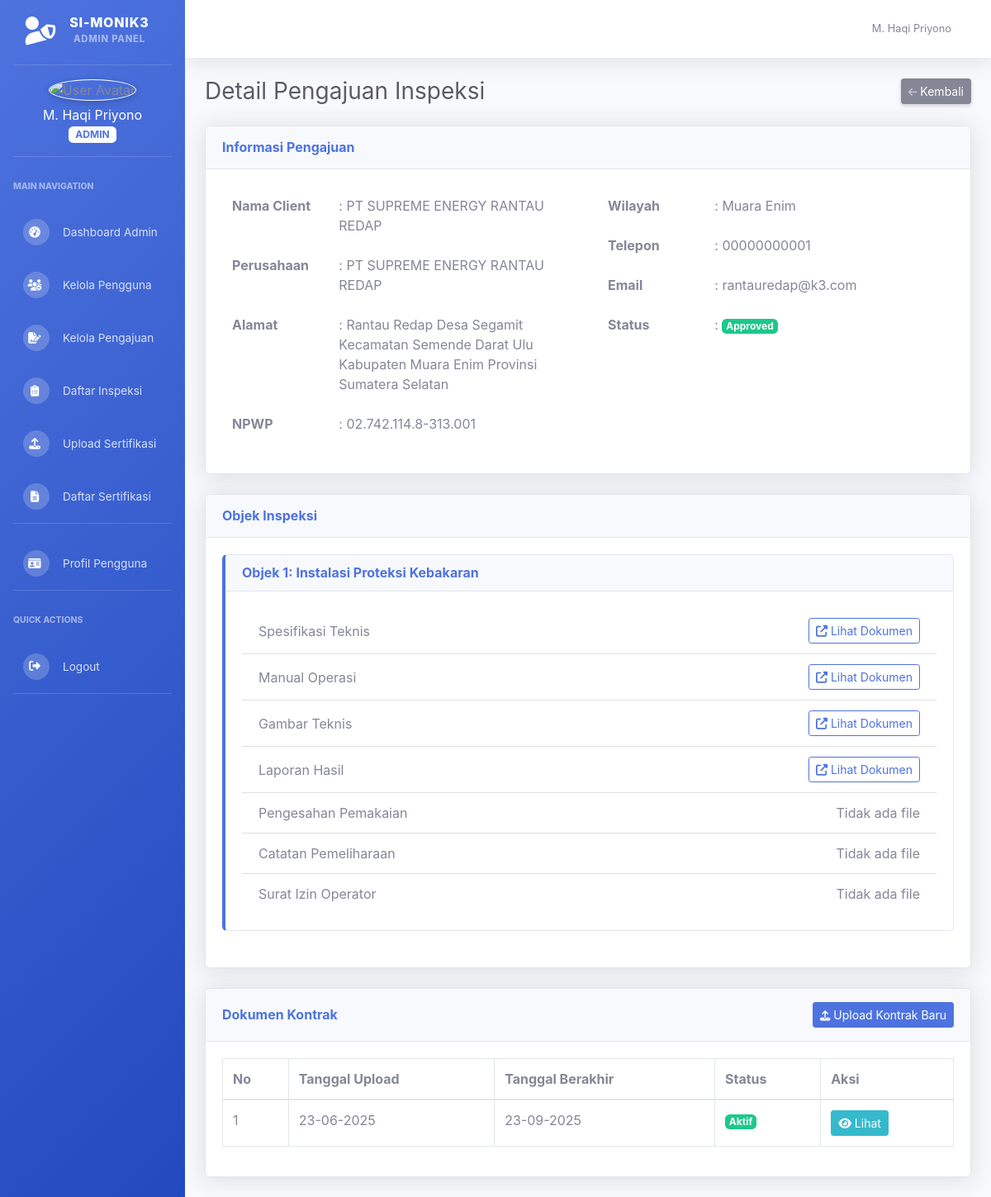
Screenshot of /detail_pengajuan.php?id=12 (signed in) with the database file from the repository.
### tables this page shows
CREATE TABLE `pengajuan` (
  `id_pengajuan` int(11) NOT NULL,
  `id_user` int(11) NOT NULL,
  `nama_client` varchar(100) NOT NULL,
  `nama_perusahaan` varchar(100) NOT NULL,
  `alamat` text NOT NULL,
  `npwp` varchar(20) NOT NULL,
  `kegiatan_tic` varchar(50) NOT NULL,
  `wilayah` varchar(100) NOT NULL,
  `telp` varchar(20) NOT NULL,
  `email` varchar(100) NOT NULL,
  `status` enum('pending','approved','rejected') DEFAULT 'pending',
  `tanggal_pengajuan` timestamp NOT NULL DEFAULT current_timestamp()
);

CREATE TABLE `objek_inspeksi` (
  `id_objek` int(11) NOT NULL,
  `id_pengajuan` int(11) NOT NULL,
  `jenis_objek` varchar(100) NOT NULL,
  `spesifikasi_teknis` varchar(255) DEFAULT NULL,
  `manual_operasi` varchar(255) DEFAULT NULL,
  `gambar_teknis` varchar(255) DEFAULT NULL,
  `laporan_hasil` varchar(255) DEFAULT NULL,
  `pengesahan_pemakaian` varchar(255) DEFAULT NULL,
  `catatan_pemeliharaan` varchar(255) DEFAULT NULL,
  `surat_izin_operator` varchar(255) DEFAULT NULL
);

CREATE TABLE `kontrak` (
  `id_kontrak` int(11) NOT NULL,
  `id_pengajuan` int(11) NOT NULL,
  `id_objek` int(11) DEFAULT NULL,
  `file_kontrak` varchar(255) NOT NULL,
  `tanggal_upload` timestamp NOT NULL DEFAULT current_timestamp(),
  `tanggal_berakhir` date NOT NULL,
  `status` enum('aktif','berakhir','kedaluwarsa') DEFAULT 'aktif'
);

### functions.php (called while the page is built, shortened)
<?php
function formatDate($date) {
    return date('d-m-Y', strtotime($date));
}
function isKontrakExpired($tanggal_berakhir) {
    $today = new DateTime();
    $expiry = new DateTime($tanggal_berakhir);
    return $today > $expiry;
}
?>

### detail_pengajuan.php (the view, shortened to what this page needs)
<?php
require_once '../../config/config.php';
require_once '../../config/functions.php';
$id = $_GET['id'];
$query = "SELECT p.*, u.nama FROM pengajuan p
          JOIN users u ON p.id_user = u.id_user
          WHERE p.id_pengajuan = $id";
$result = mysqli_query($conn, $query);
$pengajuan = mysqli_fetch_assoc($result);
$objek_query = "SELECT * FROM objek_inspeksi WHERE id_pengajuan = $id";
$objek_result = mysqli_query($conn, $objek_query);
$kontrak_query = "SELECT * FROM kontrak WHERE id_pengajuan = $id ORDER BY tanggal_upload DESC";
$kontrak_result = mysqli_query($conn, $kontrak_query);
?>
<!DOCTYPE html>
<html lang="en">
<head>
    <link href="../../vendor/fontawesome-free/css/all.min.css" rel="stylesheet">
    <link href="../../css/sb-admin-2.min.css" rel="stylesheet">
</head>
<body id="page-top">
<div id="wrapper">
    <?php include '../../includes/sidebar.php'; ?>
    <div id="content-wrapper" class="d-flex flex-column">
        <div id="content">
            <?php include '../../includes/topbar.php'; ?>
            <div class="container-fluid">
                <div class="d-sm-flex align-items-center justify-content-between mb-4">
                    <h1 class="h3 mb-0 text-gray-800">Detail Pengajuan Inspeksi</h1>
                    <a href="kelola_pengajuan.php" class="d-none d-sm-inline-block btn btn-sm btn-secondary shadow-sm">
                        <i class="fas fa-arrow-left fa-sm text-white-50"></i> Kembali
                    </a>
                </div>
                <div class="card shadow mb-4">
                    <div class="card-header py-3">
                        <h6 class="m-0 font-weight-bold text-primary">Informasi Pengajuan</h6>
                    </div>
                    <div class="card-body">
                        <div class="row">
                            <div class="col-md-6">
                                <table class="table table-borderless">
                                    <tr>
                                        <td width="30%"><strong>Nama Client</strong></td>
                                        <td>: <?= htmlspecialchars($pengajuan['nama_client']) ?></td>
                                    </tr>
                                    <tr>
                                        <td><strong>Perusahaan</strong></td>
                                        <td>: <?= htmlspecialchars($pengajuan['nama_perusahaan']) ?></td>
                                    </tr>
                                    <tr>
                                        <td><strong>Alamat</strong></td>
                                        <td>: <?= htmlspecialchars($pengajuan['alamat']) ?></td>
                                    </tr>
                                    <tr>
                                        <td><strong>NPWP</strong></td>
                                        <td>: <?= htmlspecialchars($pengajuan['npwp']) ?></td>
                                    </tr>
                                </table>
                            </div>
                            <div class="col-md-6">
                                <table class="table table-borderless">
                                    <tr>
                                        <td width="30%"><strong>Wilayah</strong></td>
                                        <td>: <?= htmlspecialchars($pengajuan['wilayah']) ?></td>
                                    </tr>
                                    <tr>
                                        <td><strong>Telepon</strong></td>
                                        <td>: <?= htmlspecialchars($pengajuan['telp']) ?></td>
                                    </tr>
                                    <tr>
                                        <td><strong>Email</strong></td>
                                        <td>: <?= htmlspecialchars($pengajuan['email']) ?></td>
                                    </tr>
                                    <tr>
                                        <td><strong>Status</strong></td>
                                        <td>: <span class="badge badge-<?=
                                            $pengajuan['status'] == 'approved' ? 'success' :
                                            ($pengajuan['status'] == 'rejected' ? 'danger' : 'warning') ?>">
                                            <?= ucfirst($pengajuan['status']) ?>
                                        </span></td>
                                    </tr>
                                </table>
                            </div>
                        </div>
                    </div>
                </div>
                <div class="card shadow mb-4">
                    <div class="card-header py-3">
                        <h6 class="m-0 font-weight-bold text-primary">Objek Inspeksi</h6>
                    </div>
                    <div class="card-body">
                        <?php
                        $no = 1;
                        mysqli_data_seek($objek_result, 0);
                        while ($objek = mysqli_fetch_assoc($objek_result)):
                        ?>
                            <div class="card mb-4 border-left-primary">
                                <div class="card-header">
                                    <h6 class="m-0 font-weight-bold text-primary">Objek <?= $no++ ?>: <?= htmlspecialchars($objek['jenis_objek']) ?></h6>
                                </div>
                                <div class="card-body">
                                    <ul class="list-group list-group-flush">
                                        <?php foreach([
                                            'spesifikasi_teknis' => 'Spesifikasi Teknis',
                                            'manual_operasi' => 'Manual Operasi',
                                            'gambar_teknis' => 'Gambar Teknis',
                                            'laporan_hasil' => 'Laporan Hasil',
                                            'pengesahan_pemakaian' => 'Pengesahan Pemakaian',
                                            'catatan_pemeliharaan' => 'Catatan Pemeliharaan',
                                            'surat_izin_operator' => 'Surat Izin Operator'
                                        ] as $field => $label): ?>
                                            <li class="list-group-item d-flex justify-content-between align-items-center">
                                                <?= $label ?>
                                                <?php if ($objek[$field]): ?>
                                                    <a href="../../uploads/dokumen/<?= $objek[$field] ?>"
                                                       target="_blank"
                                                       class="btn btn-sm btn-outline-primary">
                                                       <i class="fas fa-external-link-alt"></i> Lihat Dokumen
                                                    </a>
                                                <?php else: ?>
                                                    <span class="text-muted">Tidak ada file</span>
                                                <?php endif; ?>
                                            </li>
                                        <?php endforeach; ?>
                                    </ul>
                                </div>
                            </div>
                        <?php endwhile; ?>
                    </div>
                </div>
                <div class="card shadow mb-4">
                    <div class="card-header py-3 d-flex justify-content-between align-items-center">
                        <h6 class="m-0 font-weight-bold text-primary">Dokumen Kontrak</h6>
                        <?php if ($pengajuan['status'] == 'approved'): ?>
                            <a href="upload_kontrak.php?id=<?= $id ?>" class="btn btn-primary btn-sm">
                                <i class="fas fa-upload fa-sm"></i> Upload Kontrak Baru
                            </a>
                        <?php endif; ?>
                    </div>
                    <div class="card-body">
                        <?php if (mysqli_num_rows($kontrak_result) > 0): ?>
                            <div class="table-responsive">
                                <table class="table table-bordered">
                                    <thead>
                                        <tr>
                                            <th>No</th>
                                            <th>Tanggal Upload</th>
                                            <th>Tanggal Berakhir</th>
                                            <th>Status</th>
                                            <th>Aksi</th>
                                        </tr>
                                    </thead>
                                    <tbody>
                                        <?php
                                        $no = 1;
                                        mysqli_data_seek($kontrak_result, 0);
                                        while ($kontrak = mysqli_fetch_assoc($kontrak_result)):
                                            $expired = isKontrakExpired($kontrak['tanggal_berakhir']);
                                        ?>
                                            <tr>
                                                <td><?= $no++ ?></td>
                                                <td><?= formatDate($kontrak['tanggal_upload']) ?></td>
                                                <td><?= formatDate($kontrak['tanggal_berakhir']) ?></td>
                                                <td>
                                                    <span class="badge badge-<?= $expired ? 'danger' : 'success' ?>">
                                                        <?= $expired ? 'Kedaluwarsa' : 'Aktif' ?>
                                                    </span>
                                                </td>
                                                <td>
                                                    <a href="../../uploads/kontrak/<?= $kontrak['file_kontrak'] ?>"
                                                       target="_blank"
                                                       class="btn btn-sm btn-info">
                                                       <i class="fas fa-eye"></i> Lihat
                                                    </a>
                                                </td>
                                            </tr>
                                        <?php endwhile; ?>
                                    </tbody>
                                </table>
                            </div>
                        <?php else: ?>
                            <div class="alert alert-info">Belum ada kontrak yang diupload</div>
                        <?php endif; ?>
                    </div>
                </div>
            </div>
        </div>
    </div>
</div>
</body>
</html>

### rows the page displays
pengajuan: nama_client "PT SUPREME ENERGY RANTAU REDAP", nama_perusahaan "PT SUPREME ENERGY RANTAU REDAP", alamat "Rantau Redap Desa Segamit Kecamatan Semende Darat Ulu Kabupaten Muara Enim Provinsi Sumatera Selatan", npwp "02.742.114.8-313.001", wilayah "Muara Enim", telp "00000000001", email "rantauredap@k3.com", status "Approved"
objek_inspeksi: jenis_objek "Instalasi Proteksi Kebakaran", label "Spesifikasi Teknis", label "Manual Operasi", label "Gambar Teknis", label "Laporan Hasil", label "Pengesahan Pemakaian", pengesahan_pemakaian "Tidak ada file", label "Catatan Pemeliharaan", catatan_pemeliharaan "Tidak ada file", label "Surat Izin Operator", surat_izin_operator "Tidak ada file"
kontrak: tanggal_upload "23-06-2025", tanggal_berakhir "23-09-2025", shows "Aktif"

### other values shown
$role "ADMIN"
$_SESSION['user']['nama'] "M. Haqi Priyono"
$nama "M. Haqi Priyono"
